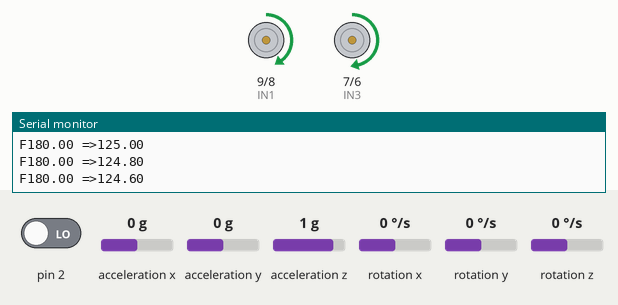
The sketch below on a simulated Arduino Uno, built with avr-gcc and run on an emulated ATmega328P. Parts: motor-driver pin pairs drawn as motors (green arrow = first pin HIGH = forward, orange = second pin HIGH = backward, longer = more drive, scaled by the enable pin), the last lines printed to the serial monitor. Inputs (shaded band) come from the test bench; at power-on: acceleration x 0 g, acceleration y 0 g, pin 2 LOW, acceleration z 1 g, rotation x 0 °/s, rotation y 0 °/s, rotation z 0 °/s. The sensor or clock chip raises its interrupt line as the real part does.

Above: at 1.7 s.
1.8 s: acceleration x set to -1.4 g
3.3 s: acceleration x set to -0.7 g
4.8 s: acceleration x set to -0.4 g
At 5.7 s:
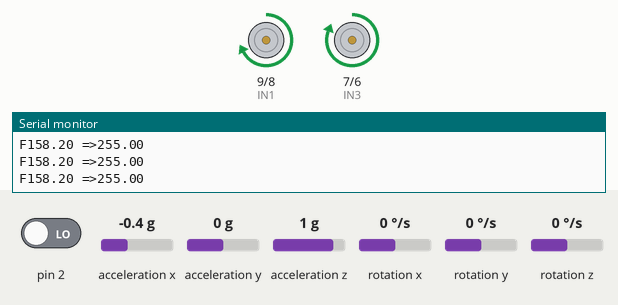
6.3 s: acceleration x set to 0.1 g
At 8.2 s:
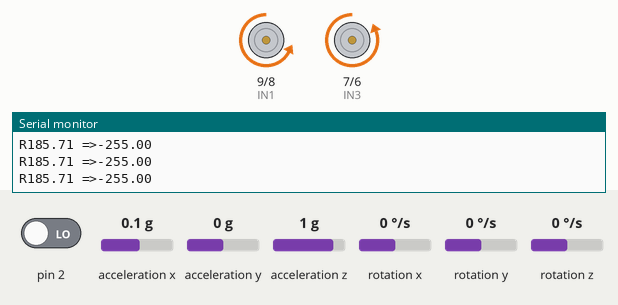
9.3 s: acceleration x set to -0.1 g
At 9.77 s:
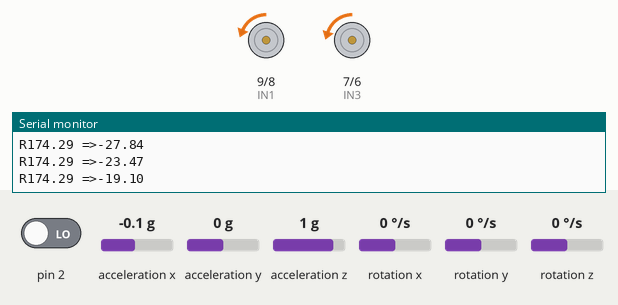
12.3 s: acceleration y set to -0.8 g
At 13.0 s:
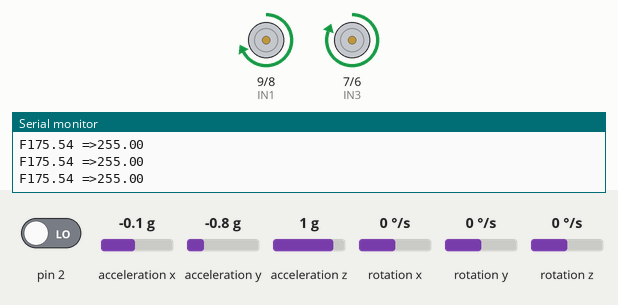
Timing chart, 0 to 14.8 s (numbered marks = the images above; inputs shaded):
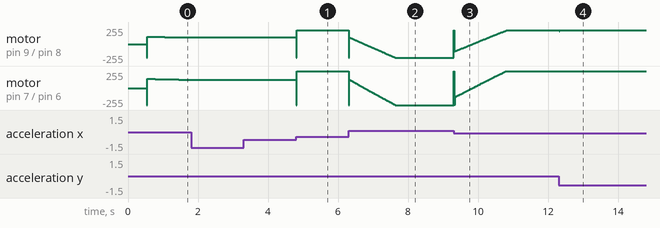

The sketch:

main.ino
```cpp
// Arduino sketch that powers my self-balancing robot

// I2Cdev, MPU6050, and PID must be installed as libraries
#include "I2Cdev.h" // I2Cdev
// #include "MPU6050.h" // MPU6050
#include "MPU6050_6Axis_MotionApps20.h" // MPU6050
#include <PID_v1.h> // Arduino PID Library

// Arduino Wire library is required if I2Cdev I2CDEV_ARDUINO_WIRE implementation
// is used in I2Cdev.h
#if I2CDEV_IMPLEMENTATION == I2CDEV_ARDUINO_WIRE
  #include "Wire.h"
#endif

//////////// MPU ////////////
MPU6050 mpu;

// MPU control/status vars
bool dmpReady = false;  // set true if DMP init was successful
uint8_t mpuIntStatus;   // holds actual interrupt status byte from MPU
uint8_t devStatus;      // return status after each device operation (0 = success, !0 = error)
uint16_t packetSize;    // expected DMP packet size (default is 42 bytes)
uint16_t fifoCount;     // count of all bytes currently in FIFO
uint8_t fifoBuffer[64]; // FIFO storage buffer/Users/daryatavvafi/Library/CloudStorage/OneDrive-UniversityofToronto/Summer (2024)/Personal Project/sketch_jun23a/MPU6050_Offset_Calibration.ino

// orientation/motion vars
Quaternion q;           // [w, x, y, z]         quaternion container
VectorFloat gravity;    // [x, y, z]            gravity vector
float ypr[3];           // [yaw, pitch, roll]   yaw/pitch/roll container and gravity vector

//////////// PID ////////////
double setpoint= 179.75; // set the value when the bot is perpendicular to ground using serial monitor
// read the project documentation on circuitdigest.com to learn how to set these values
double Kp = 20; // set this first
double Kd = 0.8; // set this secound
double Ki = 80; // set this last
double input, output;
PID pid(&input, &output, &setpoint, Kp, Ki, Kd, DIRECT);

// interrupt
volatile bool mpuInterrupt = false; // indicates whether MPU interrupt pin has gone high
void dmpDataReady()
{
  mpuInterrupt = true;
}

//////////// SETUP ////////////
void setup()
{
  // join I2C bus (I2Cdev library doesn't do this automatically)
  #if I2CDEV_IMPLEMENTATION == I2CDEV_ARDUINO_WIRE
    Wire.begin();
    TWBR = 24; // 400kHz I2C clock (200kHz if CPU is 8MHz)
  #elif I2CDEV_IMPLEMENTATION == I2CDEV_BUILTIN_FASTWIRE
    Fastwire::setup(400, true);
  #endif

  // initialize serial communication
  Serial.begin(115200); // or 38400
  while (!Serial); // wait for Leonardo enumeration, others continue immediately

  // initialize device
  // prints with carriage return (/r) and newline (/n)
  // F() tells compiler to keep a string inside of PROGMEM and not allow it to consume RAM at a small performance cost
  Serial.println(F("Initializing I2C devices..."));
  mpu.initialize();

  // verify connection
  Serial.println(F("Testing device connections..."));
  Serial.println(mpu.testConnection() ? F("MPU6050 connection successful") : F("MPU6050 connection failed"));

  // load and configure the DMP
  Serial.println(F("Initializing DMP..."));
  devStatus = mpu.dmpInitialize();

  // supply your own gyro offsets here, scaled for min sensitivity
  mpu.setXGyroOffset(112);
  mpu.setYGyroOffset(27);
  mpu.setZGyroOffset(27);
  mpu.setZAccelOffset(1308);

  // make sure it worked (returns 0 if so)
  if (devStatus == 0)
  {
    // turn on the DMP, now that it's ready
    Serial.println(F("Enabling DMP..."));
    mpu.setDMPEnabled(true);

    // enable Arduino interrupt detection
    Serial.println(F("Enabling interrupt detection (Arduino external interrupt 0)..."));
    attachInterrupt(0, dmpDataReady, RISING);
    mpuIntStatus = mpu.getIntStatus();

    // set our DMP Ready flag so the main loop() function knows it's okay to use it
    Serial.println(F("DMP ready! Waiting for first interrupt..."));
    dmpReady = true;

    // get expected DMP packet size for later comparison
    packetSize = mpu.dmpGetFIFOPacketSize();

    //setup PID
    pid.SetMode(AUTOMATIC);
    pid.SetSampleTime(10);
    pid.SetOutputLimits(-255, 255);
  }
  else
  {
    // ERROR!
    // 1 = initial memory load failed
    // 2 = DMP configuration updates failed
    // (if it's going to break, usually the code will be 1)
    Serial.print(F("DMP Initialization failed (code "));
    Serial.print(devStatus);
    Serial.println(F(")"));
  }

  // initialise the motor output pins
    pinMode (9, OUTPUT); // IN1
    pinMode (8, OUTPUT); // IN2
    pinMode (7, OUTPUT); // IN3
    pinMode (6, OUTPUT); // IN4
    pinMode(10, OUTPUT); // ENA
    pinMode(5, OUTPUT); // ENB


  // by default turn off both the motors
    // clockwise
    analogWrite(9,LOW);
    analogWrite(8,LOW);
    analogWrite(7,LOW);
    analogWrite(6,LOW);
    analogWrite(10, 0);
    analogWrite(5, 0);
}

// define wheel control functions
void Forward() // code to rotate the wheel forward
{
  // clockwise
  digitalWrite(9, HIGH);
  digitalWrite(8, LOW);
  digitalWrite(7, HIGH);
  digitalWrite(6, LOW);
  analogWrite(10, output*0.8);
  analogWrite(5, output);
  Serial.print("F"); // debugging information
}

void Reverse() // code to rotate the wheel Backward
{
  // anti-clockwise
  digitalWrite(9, LOW);
  digitalWrite(8, HIGH);
  digitalWrite(7, LOW);
  digitalWrite(6, HIGH);
  analogWrite(10, output*-0.8);
  analogWrite(5, output*-1);
  Serial.print("R");
}

void Stop() // code to stop both the wheels
{
  // clockwise
  digitalWrite(9, HIGH);
  digitalWrite(8, LOW);
  digitalWrite(7, HIGH);
  digitalWrite(6, LOW);
  analogWrite(10, 0);
  analogWrite(5, 0);
  Serial.print("S");
}

//////////// LOOP ////////////
void loop()
{
  // if programming failed, don't try to do anything
  if (!dmpReady) return;

  // wait for MPU interrupt or extra packet(s) available
  while (!mpuInterrupt && fifoCount < packetSize)
  {
    // no mpu data - performing PID calculations and output to motors
    pid.Compute();

    // print the value of Input and Output on serial monitor to check how it is working
    Serial.print(input); Serial.print(" =>"); Serial.println(output);

    // if the robot is falling
    if (input>150 && input<210)
    {
      if (output>0) // falling towards front
      {
        Forward(); // rotate the wheels forward
      }
    else if (output<0) // falling towards back
      {
        Reverse(); // rotate the wheels backward
      }
    else // if robot not falling
      {
        Stop(); // hold the wheels still
      }
    }
  }

  // reset interrupt flag and get INT_STATUS byte
  mpuInterrupt = false;
  mpuIntStatus = mpu.getIntStatus();

  // get current FIFO count
  fifoCount = mpu.getFIFOCount();

  // check for overflow (this should never happen unless our code is too inefficient)
  if ((mpuIntStatus & 0x10) || fifoCount == 1024)
  {
    // reset so we can continue cleanly
    mpu.resetFIFO();
    Serial.println(F("FIFO overflow!"));

  // otherwise, check for DMP data ready interrupt (this should happen frequently)
  }
  else if (mpuIntStatus & 0x02)
  {
    // wait for correct available data length, should be a VERY short wait
    while (fifoCount < packetSize) fifoCount = mpu.getFIFOCount();

    // read a packet from FIFO
    mpu.getFIFOBytes(fifoBuffer, packetSize);

    // track FIFO count here in case there is > 1 packet available
    // (this lets us immediately read more without waiting for an interrupt)
    fifoCount -= packetSize;

    mpu.dmpGetQuaternion(&q, fifoBuffer); //get value for q
    mpu.dmpGetGravity(&gravity, &q); //get value for gravity
    mpu.dmpGetYawPitchRoll(ypr, &q, &gravity); //get value for ypr

    input = ypr[1] * 180/M_PI + 180;
  }
}
```

Measured:
- after the input at 1.8 s, motor on pin 9 (IN1) / pin 8 (IN2): stays forward 98/255 (without the input it goes to forward 97/255 after 0.10 s); motor on pin 7 (IN3) / pin 6 (IN4): stays forward 123/255 (without the input it goes to forward 122/255 after 0.06 s)
- after the input at 4.8 s, motor on pin 9 (IN1) / pin 8 (IN2): forward 98/255 → forward 204/255 at once; motor on pin 7 (IN3) / pin 6 (IN4): forward 123/255 → forward 255/255 at once
- after the input at 12.3 s, motor on pin 9 (IN1) / pin 8 (IN2): forward 204/255 → forward 191/255 at once, → forward 204/255 0.02 s later; motor on pin 7 (IN3) / pin 6 (IN4): forward 255/255 → forward 251/255 at once, → forward 255/255 0.02 s later
